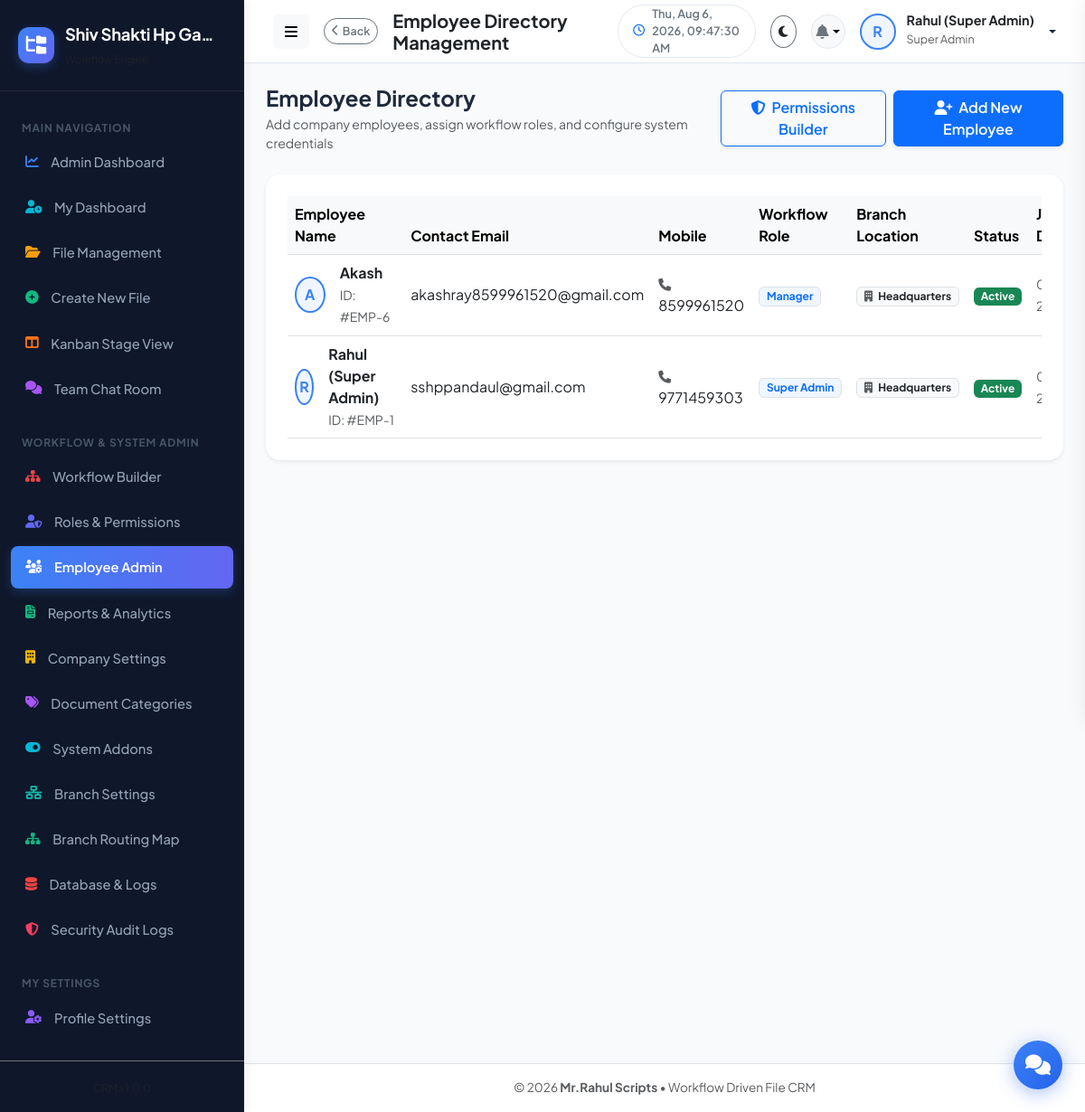
The page /admin/users.php (signed in) on the database its author committed.
### tables this page shows
CREATE TABLE company_settings (
              id INTEGER PRIMARY KEY AUTOINCREMENT,
              company_name TEXT NOT NULL,
              company_email TEXT,
              company_mobile TEXT,
              company_address TEXT,
              company_logo TEXT DEFAULT 'default-logo.png',
              updated_at DATETIME DEFAULT CURRENT_TIMESTAMP
            , custom_upload_path TEXT NULL);

CREATE TABLE users (
          id INTEGER PRIMARY KEY AUTOINCREMENT,
          name TEXT NOT NULL,
          email TEXT NOT NULL UNIQUE,
          mobile TEXT NOT NULL,
          password TEXT NOT NULL,
          role_id INTEGER NOT NULL,
          profile_photo TEXT DEFAULT 'default-avatar.png',
          status TEXT DEFAULT 'active',
          created_at DATETIME DEFAULT CURRENT_TIMESTAMP, last_activity TEXT DEFAULT '2026-08-04 00:00:00', branch_id INTEGER DEFAULT 1, permissions TEXT NULL,
          FOREIGN KEY (role_id) REFERENCES roles(id)
        );

CREATE TABLE roles (
          id INTEGER PRIMARY KEY AUTOINCREMENT,
          role_name TEXT NOT NULL UNIQUE,
          role_key TEXT NOT NULL UNIQUE,
          description TEXT DEFAULT '',
          permissions TEXT NULL,
          created_at DATETIME DEFAULT CURRENT_TIMESTAMP
        );

### includes/auth.php (called while the page is built, shortened)
<?php
require_once __DIR__ . '/functions.php';
function getLoggedInUser(): ?array {
    if (isset($_SESSION['user_id'])) {
        return $_SESSION['user'] ?? null;
    }
    return null;
}
function hasPermission(string $permission): bool {
    $user = getLoggedInUser();
    if (($user['role_key'] ?? '') === 'super_admin') {
        return true;
    }
    $permissions = $user['permissions'] ?? [];
    return in_array('*', $permissions) || in_array($permission, $permissions);
}

### includes/functions.php (called while the page is built, shortened)
<?php
function isFeatureEnabled(string $featureKey): bool {
    try {
        $db = getDB();
        $stmt = $db->prepare("SELECT status FROM system_features WHERE feature_key = :key LIMIT 1");
        $stmt->execute(['key' => $featureKey]);
        $status = $stmt->fetchColumn();
        return $status === 'enabled';
    } catch (Exception $e) {
        return false;
    }
}

### admin/users.php (the view, shortened to what this page needs)
<?php
require_once __DIR__ . '/../includes/header.php';
$db = getDB();
$users = $db->query("
    SELECT u.*, r.role_name, r.role_key, r.permissions as role_permissions
    FROM users u
    JOIN roles r ON u.role_id = r.id
    LEFT JOIN branches b ON u.branch_id = b.id
    ORDER BY u.id DESC
")->fetchAll();
?>
<div class="d-flex justify-content-between align-items-center mb-4">
  <div>
    <h4 class="fw-bold mb-1">Employee Directory</h4>
    <p class="text-muted small mb-0">Add company employees, assign workflow roles, and configure system credentials</p>
  </div>
  <div class="d-flex gap-2">
    <button class="btn btn-outline-primary fw-semibold shadow-sm" data-bs-toggle="modal" data-bs-target="#permissionsModal">
      <i class="fas fa-shield-alt me-1"></i> Permissions Builder
    </button>
    <button class="btn btn-primary fw-semibold shadow-sm" data-bs-toggle="modal" data-bs-target="#userModal" onclick="resetUserForm()">
      <i class="fas fa-user-plus me-1"></i> Add New Employee
    </button>
  </div>
</div>
<div class="card border-0 shadow-sm p-4" style="border-radius: var(--radius-lg);">
  <div class="table-responsive">
    <table class="table table-hover align-middle mb-0">
      <thead class="table-light">
        <tr>
          <th>Employee Name</th>
          <th>Contact Email</th>
          <th>Mobile</th>
          <th>Workflow Role</th>
          <th>Branch Location</th>
          <th>Status</th>
          <th>Joined Date</th>
        </tr>
      </thead>
      <tbody>
        <?php foreach ($users as $u): ?>
          <tr>
            <td>
              <div class="d-flex align-items-center gap-3">
                <div class="avatar-circle">
                  <?= strtoupper(substr($u['name'], 0, 1)) ?>
                </div>
                <div>
                  <div class="fw-bold text-dark"><?= htmlspecialchars($u['name']) ?></div>
                  <small class="text-muted">ID: #EMP-<?= $u['id'] ?></small>
                </div>
              </div>
            </td>
            <td><a href="mailto:<?= htmlspecialchars($u['email']) ?>" class="text-decoration-none text-dark"><?= htmlspecialchars($u['email']) ?></a></td>
            <td><i class="fas fa-phone text-muted me-1 small"></i> <?= htmlspecialchars($u['mobile']) ?></td>
            <td><span class="badge bg-primary-soft text-primary border"><?= htmlspecialchars($u['role_name']) ?></span></td>
            <td><span class="badge bg-light text-dark border"><i class="fas fa-building text-muted me-1"></i> <?= htmlspecialchars($u['branch_name'] ?? 'Headquarters') ?></span></td>
            <td>
              <?php if ($u['status'] === 'active'): ?>
                <span class="badge bg-success text-white">Active</span>
              <?php else: ?>
                <span class="badge bg-secondary text-white">Inactive</span>
              <?php endif; ?>
            </td>
            <td><small class="text-muted"><?= date('d M Y', strtotime($u['created_at'])) ?></small></td>
          </tr>
        <?php endforeach; ?>
      </tbody>
    </table>
  </div>
</div>
<?php require_once __DIR__ . '/../includes/footer.php'; ?>

### includes/sidebar.php
<?php
$currentPage = basename($_SERVER['PHP_SELF']);
$user = getLoggedInUser();
$roleKey = $user['role_key'] ?? '';
$isAdmin = in_array($roleKey, ['super_admin', 'admin']);
$db = getDB();
$companyInfo = $db->query("SELECT * FROM company_settings LIMIT 1")->fetch() ?: [
    'company_name' => 'File CRM',
    'company_logo' => 'default-logo.png'
];
?>
<aside class="app-sidebar">
  <div class="sidebar-header">
    <?php if (!empty($companyInfo['company_logo']) && $companyInfo['company_logo'] !== 'default-logo.png' && file_exists(UPLOAD_DIR . $companyInfo['company_logo'])): ?>
      <img src="<?= APP_URL ?>/serve.php?file=<?= htmlspecialchars($companyInfo['company_logo']) ?>" class="img-fluid rounded border-0" style="max-height: 40px; max-width: 45px; object-fit: contain;">
    <?php else: ?>
      <div class="brand-icon">
        <i class="fas fa-folder-tree text-white"></i>
      </div>
    <?php endif; ?>
    <div class="brand-details">
      <div class="brand-text text-truncate" style="max-width: 170px;" title="<?= htmlspecialchars($companyInfo['company_name']) ?>">
        <?= htmlspecialchars($companyInfo['company_name']) ?>
      </div>
      <small class="text-muted brand-subtext" style="font-size: 0.72rem;">Workflow Engine</small>
    </div>
  </div>
  <div class="sidebar-menu">
    <div class="menu-category">Main Navigation</div>
    <?php if ($isAdmin): ?>
      <a href="<?= APP_URL ?>/admin/dashboard.php" title="Admin Dashboard" class="nav-item-custom <?= $currentPage === 'dashboard.php' && str_contains($_SERVER['PHP_SELF'], 'admin') ? 'active' : '' ?>">
        <i class="fas fa-chart-line sidebar-icon-blue"></i> <span>Admin Dashboard</span>
      </a>
    <?php endif; ?>
    <a href="<?= APP_URL ?>/employee/dashboard.php" title="My Dashboard" class="nav-item-custom <?= $currentPage === 'dashboard.php' && str_contains($_SERVER['PHP_SELF'], 'employee') ? 'active' : '' ?>">
      <i class="fas fa-user-clock sidebar-icon-cyan"></i> <span>My Dashboard</span>
    </a>
    <a href="<?= APP_URL ?>/employee/my-files.php" title="File Management" class="nav-item-custom <?= $currentPage === 'my-files.php' ? 'active' : '' ?>">
      <i class="fas fa-folder-open sidebar-icon-amber"></i> <span>File Management</span>
    </a>
    <?php if (hasPermission('create_file')): ?>
      <a href="<?= APP_URL ?>/employee/create-file.php" title="Create New File" class="nav-item-custom <?= $currentPage === 'create-file.php' ? 'active' : '' ?>">
        <i class="fas fa-plus-circle sidebar-icon-green"></i> <span>Create New File</span>
      </a>
    <?php endif; ?>
    <?php if (isFeatureEnabled('auto_assignment')): ?>
      <a href="<?= APP_URL ?>/employee/kanban.php" title="Kanban Stage View" class="nav-item-custom <?= $currentPage === 'kanban.php' ? 'active' : '' ?>">
        <i class="fas fa-columns sidebar-icon-orange"></i> <span>Kanban Stage View</span>
      </a>
    <?php endif; ?>
    <?php if (isFeatureEnabled('in_app_chat')): ?>
      <a href="<?= APP_URL ?>/employee/chat.php" title="Team Chat Room" class="nav-item-custom <?= $currentPage === 'chat.php' ? 'active' : '' ?>">
        <i class="fas fa-comments sidebar-icon-purple"></i> <span>Team Chat Room</span>
      </a>
    <?php endif; ?>
    <?php if ($isAdmin): ?>
      <div class="menu-category mt-3">Workflow & System Admin</div>
      <a href="<?= APP_URL ?>/admin/workflow-builder.php" title="Workflow Builder" class="nav-item-custom <?= $currentPage === 'workflow-builder.php' ? 'active' : '' ?>">
        <i class="fas fa-sitemap sidebar-icon-red"></i> <span>Workflow Builder</span>
      </a>
      <a href="<?= APP_URL ?>/admin/roles.php" title="Roles & Permissions" class="nav-item-custom <?= $currentPage === 'roles.php' ? 'active' : '' ?>">
        <i class="fas fa-user-shield sidebar-icon-indigo"></i> <span>Roles & Permissions</span>
      </a>
      <a href="<?= APP_URL ?>/admin/users.php" title="Employee Admin" class="nav-item-custom <?= $currentPage === 'users.php' ? 'active' : '' ?>">
        <i class="fas fa-users-cog sidebar-icon-rose"></i> <span>Employee Admin</span>
      </a>
      <a href="<?= APP_URL ?>/admin/reports.php" title="Reports & Analytics" class="nav-item-custom <?= $currentPage === 'reports.php' ? 'active' : '' ?>">
        <i class="fas fa-file-invoice sidebar-icon-emerald"></i> <span>Reports & Analytics</span>
      </a>
      <a href="<?= APP_URL ?>/admin/company-profile.php" title="Company Settings" class="nav-item-custom <?= $currentPage === 'company-profile.php' ? 'active' : '' ?>">
        <i class="fas fa-building sidebar-icon-yellow"></i> <span>Company Settings</span>
      </a>
      <a href="<?= APP_URL ?>/admin/document-types.php" title="Document Categories" class="nav-item-custom <?= $currentPage === 'document-types.php' ? 'active' : '' ?>">
        <i class="fas fa-tags sidebar-icon-purple" style="color: #a855f7;"></i> <span>Document Categories</span>
      </a>
      <a href="<?= APP_URL ?>/admin/features.php" title="System Features" class="nav-item-custom <?= $currentPage === 'features.php' ? 'active' : '' ?>">
        <i class="fas fa-toggle-on sidebar-icon-cyan"></i> <span>System Addons</span>
      </a>
      <?php if (isFeatureEnabled('multi_branch')): ?>
        <a href="<?= APP_URL ?>/admin/branches.php" title="Branch Settings" class="nav-item-custom <?= $currentPage === 'branches.php' ? 'active' : '' ?>">
          <i class="fas fa-network-wired sidebar-icon-teal"></i> <span>Branch Settings</span>
        </a>
      <?php endif; ?>
      <a href="<?= APP_URL ?>/admin/branch-workflow.php" title="Branch Routing Map" class="nav-item-custom <?= $currentPage === 'branch-workflow.php' ? 'active' : '' ?>">
        <i class="fas fa-sitemap sidebar-icon-emerald"></i> <span>Branch Routing Map</span>
      </a>
      <a href="<?= APP_URL ?>/admin/database.php" title="Database & Logs" class="nav-item-custom <?= $currentPage === 'database.php' ? 'active' : '' ?>">
        <i class="fas fa-database sidebar-icon-red"></i> <span>Database & Logs</span>
      </a>
      <a href="<?= APP_URL ?>/admin/security-audit.php" title="Security Audit Logs" class="nav-item-custom <?= $currentPage === 'security-audit.php' ? 'active' : '' ?>">
        <i class="fas fa-shield-alt sidebar-icon-rose"></i> <span>Security Audit Logs</span>
      </a>
    <?php endif; ?>
    <div class="menu-category mt-3">My Settings</div>
    <a href="<?= APP_URL ?>/employee/profile.php" title="Profile Settings" class="nav-item-custom <?= $currentPage === 'profile.php' ? 'active' : '' ?>">
      <i class="fas fa-user-cog sidebar-icon-violet"></i> <span>Profile Settings</span>
    </a>
  </div>
  <div class="p-3 border-top border-secondary border-opacity-20 text-center sidebar-footer-div">
    <small class="text-muted" style="font-size: 0.75rem;">CRM v<?= APP_VERSION ?></small>
  </div>
</aside>

### assets/css/style.css (style rules this page uses)
:root { --primary-color: #3b82f6; --primary-hover: #2563eb; --primary-light: #eff6ff; --secondary-color: #64748b; --accent-color: #6366f1; --success-color: #10b981; --warning-color: #f59e0b; --danger-color: #ef4444; --info-color: #06b6d4; --bg-main: #f8fafc; --bg-card: #ffffff; --bg-sidebar: #0f172a; --sidebar-text: #94a3b8; --sidebar-active: #ffffff; --sidebar-hover: #1e293b; --text-main: #1e293b; --text-muted: #64748b; --border-color: #e2e8f0; --card-shadow: 0 4px 6px -1px rgba(0, 0, 0, 0.05), 0 2px 4px -1px rgba(0, 0, 0, 0.03); --card-shadow-hover: 0 20px 25px -5px rgba(0, 0, 0, 0.08), 0 10px 10px -5px rgba(0, 0, 0, 0.04); --font-family: 'Plus Jakarta Sans', -apple-system, BlinkMacSystemFont, "Segoe UI", Roboto, sans-serif; --radius-sm: 8px; --radius-md: 12px; --radius-lg: 16px; --transition: all 0.25s cubic-bezier(0.4, 0, 0.2, 1); }
* { box-sizing: border-box; margin: 0; padding: 0; }
body { font-family: var(--font-family); background-color: var(--bg-main); color: var(--text-main); min-height: 100vh; overflow-x: hidden; }
.app-sidebar { width: 270px; background-color: var(--bg-sidebar); color: var(--sidebar-text); display: flex; flex-direction: column; transition: var(--transition); z-index: 1040; box-shadow: 4px 0 10px rgba(0, 0, 0, 0.05); }
.sidebar-header { padding: 1.5rem 1.25rem; display: flex; align-items: center; gap: 0.75rem; border-bottom: 1px solid rgba(255, 255, 255, 0.08); }
.brand-icon { width: 40px; height: 40px; background: linear-gradient(135deg, var(--primary-color), var(--accent-color)); color: #ffffff; border-radius: var(--radius-md); display: flex; align-items: center; justify-content: center; font-size: 1.25rem; font-weight: 700; box-shadow: 0 4px 12px rgba(59, 130, 246, 0.3); }
.brand-text { font-size: 1.15rem; font-weight: 700; color: #ffffff; letter-spacing: -0.3px; }
.sidebar-menu { padding: 1.25rem 0.75rem; flex: 1; overflow-y: auto; }
.menu-category { font-size: 0.75rem; font-weight: 700; text-transform: uppercase; letter-spacing: 0.8px; color: #475569; padding: 0.75rem 0.75rem 0.35rem 0.75rem; }
.nav-item-custom { display: flex; align-items: center; gap: 0.85rem; padding: 0.75rem 1rem; color: var(--sidebar-text); text-decoration: none; border-radius: var(--radius-sm); font-size: 0.92rem; font-weight: 500; transition: var(--transition); margin-bottom: 0.25rem; }
.nav-item-custom.active { background: linear-gradient(90deg, var(--primary-color), var(--accent-color)); color: #ffffff; font-weight: 600; box-shadow: 0 4px 12px rgba(59, 130, 246, 0.25); }
.avatar-circle { width: 40px; height: 40px; border-radius: 50%; background: var(--primary-light); color: var(--primary-color); font-weight: 700; display: flex; align-items: center; justify-content: center; border: 2px solid var(--primary-color); }
.bg-primary-soft { background: #eff6ff; color: #3b82f6; }
@media (min-width: 769px) { .app-sidebar { width: 270px; flex-shrink: 0; transition: width 0.25s cubic-bezier(0.4, 0, 0.2, 1); } }
.sidebar-icon-blue { color: #3b82f6 !important; }
.sidebar-icon-cyan { color: #06b6d4 !important; }
.sidebar-icon-amber { color: #f59e0b !important; }
.sidebar-icon-green { color: #10b981 !important; }
.sidebar-icon-orange { color: #f97316 !important; }
.sidebar-icon-purple { color: #a855f7 !important; }
.sidebar-icon-red { color: #ef4444 !important; }
.sidebar-icon-indigo { color: #6366f1 !important; }
.sidebar-icon-rose { color: #f43f5e !important; }
.sidebar-icon-emerald { color: #10b981 !important; }
.sidebar-icon-yellow { color: #eab308 !important; }
.sidebar-icon-teal { color: #14b8a6 !important; }
.sidebar-icon-violet { color: #8b5cf6 !important; }
.nav-item-custom.active i { color: #ffffff !important; }

### rows shown on the page
company_settings: company_name "Shiv Shakti Hp Ga…"
users: name "A", name "Akash", id "6", email "akashray8599961520@gmail.com", mobile "8599961520", role.role_name "Manager", branch_name "Headquarters", status "Active"
users: name "R", name "Rahul (Super Admin)", id "1", email "sshppandaul@gmail.com", mobile "9771459303", role.role_name "Super Admin", branch_name "Headquarters", status "Active"

### other values the page prints
$pageTitle "Employee Directory Management"
substr($currentUser['name'] ?? 'U', 0, 1) "R"
$currentUser['name'] "Rahul (Super Admin)"
$currentUser['role_name'] "Super Admin"
